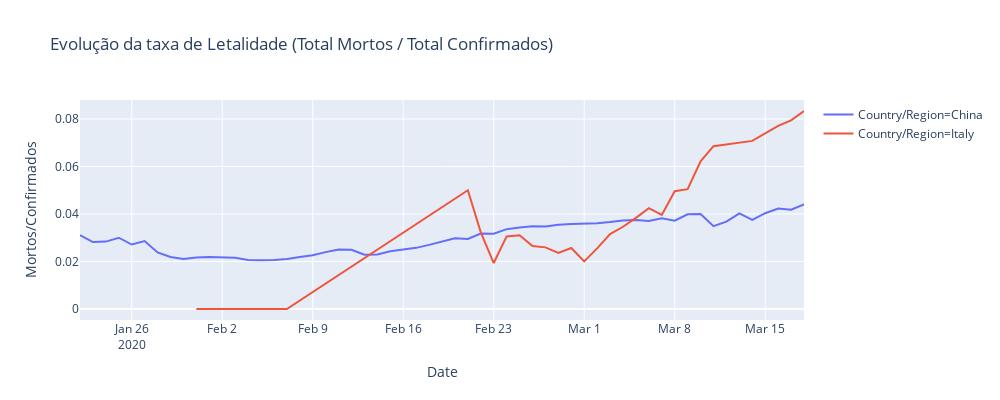

Source (notebook cell):
### Markdown cell above
Existe uma quebra na fonte para os dados no dia 11 para Espanha que está reportado como menos do que no dia anterior

### Code cell
temp = full_table.loc[(full_table['Country/Region']=='Italy') | (full_table['Country/Region']=='China')]
temp = temp.groupby(['Country/Region', 'Date'])['Confirmed', 'Deaths', 'Recovered'].sum()

temp = temp.reset_index()
temp['Mortos/Confirmados'] = temp['Deaths']/temp['Confirmed']


fig = px.line(temp, x="Date", y="Mortos/Confirmados", color='Country/Region',height=400,width=1000,
             title='Evolução da taxa de Letalidade (Total Mortos / Total Confirmados)')
fig.show()

### Figure 1 — Plotly figure (JSON) as saved in the notebook; plotly's stock layout.template omitted (floating-point values rounded to 4 significant figures)
{"data": [{"hoverlabel": {"namelength": 0}, "hovertemplate": "Country/Region=China<br>Date=%{x}<br>Mortos/Confirmados=%{y}", "legendgroup": "Country/Region=China", "line": {"color": "#636efa", "dash": "solid"}, "mode": "lines", "name": "Country/Region=China", "showlegend": true, "type": "scatter", "x": ["2020-01-22", "2020-01-23", "2020-01-24", "2020-01-25", "2020-01-26", "2020-01-27", "2020-01-28", "2020-01-29", "2020-01-30", "2020-01-31", "2020-02-01", "2020-02-02", "2020-02-03", "2020-02-04", "2020-02-05", "2020-02-06", "2020-02-07", "2020-02-08", "2020-02-09", "2020-02-10", "2020-02-11", "2020-02-12", "2020-02-13", "2020-02-14", "2020-02-15", "2020-02-16", "2020-02-17", "2020-02-18", "2020-02-19", "2020-02-20", "2020-02-21", "2020-02-22", "2020-02-23", "2020-02-24", "2020-02-25", "2020-02-26", "2020-02-27", "2020-02-28", "2020-02-29", "2020-03-01", "2020-03-02", "2020-03-03", "2020-03-04", "2020-03-05", "2020-03-06", "2020-03-07", "2020-03-08", "2020-03-09", "2020-03-10", "2020-03-11", "2020-03-12", "2020-03-13", "2020-03-14", "2020-03-15", "2020-03-16", "2020-03-17", "2020-03-18"], "xaxis": "x", "y": [0.03108, 0.02817, 0.02838, 0.03002, 0.02716, 0.02864, 0.02384, 0.02191, 0.02105, 0.02171, 0.02185, 0.02174, 0.02158, 0.02066, 0.02048, 0.02068, 0.02105, 0.02187, 0.02266, 0.02394, 0.0251, 0.02495, 0.02286, 0.02294, 0.02428, 0.02509, 0.02575, 0.027, 0.02835, 0.02982, 0.02946, 0.03178, 0.03173, 0.03363, 0.03428, 0.03481, 0.03477, 0.0355, 0.0358, 0.03597, 0.03614, 0.03663, 0.03725, 0.03746, 0.03706, 0.03818, 0.03721, 0.0399, 0.04, 0.03491, 0.03678, 0.04024, 0.03757, 0.04035, 0.04232, 0.0418, 0.04402], "yaxis": "y"}, {"hoverlabel": {"namelength": 0}, "hovertemplate": "Country/Region=Italy<br>Date=%{x}<br>Mortos/Confirmados=%{y}", "legendgroup": "Country/Region=Italy", "line": {"color": "#EF553B", "dash": "solid"}, "mode": "lines", "name": "Country/Region=Italy", "showlegend": true, "type": "scatter", "x": ["2020-01-31", "2020-02-07", "2020-02-21", "2020-02-22", "2020-02-23", "2020-02-24", "2020-02-25", "2020-02-26", "2020-02-27", "2020-02-28", "2020-02-29", "2020-03-01", "2020-03-02", "2020-03-03", "2020-03-04", "2020-03-05", "2020-03-06", "2020-03-07", "2020-03-08", "2020-03-09", "2020-03-10", "2020-03-11", "2020-03-14", "2020-03-16", "2020-03-17", "2020-03-18"], "xaxis": "x", "y": [0, 0, 0.05, 0.03226, 0.01935, 0.03057, 0.03106, 0.02649, 0.02595, 0.02365, 0.02571, 0.02007, 0.02554, 0.03157, 0.03464, 0.03836, 0.04249, 0.03961, 0.04963, 0.05048, 0.06217, 0.06857, 0.0708, 0.07713, 0.07945, 0.08339], "yaxis": "y"}], "layout": {"height": 400, "legend": {"tracegroupgap": 0}, "title": {"text": "Evolução da taxa de Letalidade (Total Mortos / Total Confirmados)"}, "width": 1000, "xaxis": {"anchor": "y", "autorange": true, "domain": [0, 1], "range": ["2020-01-22", "2020-03-18"], "title": {"text": "Date"}, "type": "date"}, "yaxis": {"anchor": "x", "autorange": true, "domain": [0, 1], "range": [-0.004633, 0.08802], "title": {"text": "Mortos/Confirmados"}, "type": "linear"}}}
